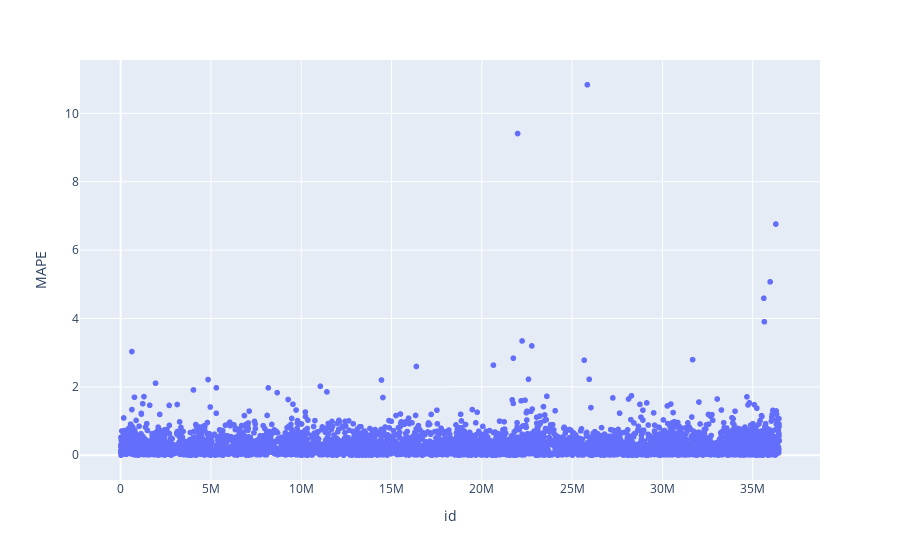

The notebook cell saved with this chart:
### Code cell
# dropando outlier que impossibilita a visualização (mape muito alto)
aux=df92.drop(df92[df92['id'] == 21304320].index, axis=0)

px.scatter(aux,x='id',y='MAPE',height=500)

### Figure 1 — Plotly figure (JSON) as saved in the notebook; plotly's stock layout.template omitted (floating-point values rounded to 4 significant figures; data arrays with more than 128 entries replaced by an {"elided": "..."} marker saying what was removed)
{"data": [{"hovertemplate": "id=%{x}<br>MAPE=%{y}<extra></extra>", "legendgroup": "", "marker": {"color": "#636efa", "symbol": "circle"}, "mode": "markers", "name": "", "showlegend": false, "type": "scattergl", "x": {"elided": "4889 int values"}, "xaxis": "x", "y": {"elided": "4889 float values"}, "yaxis": "y"}], "layout": {"autosize": true, "legend": {"tracegroupgap": 0}, "margin": {"t": 60}, "xaxis": {"anchor": "y", "autorange": true, "domain": [0, 1], "range": [-2163000.0, 38640000.0], "title": {"text": "id"}, "type": "linear"}, "yaxis": {"anchor": "x", "autorange": true, "domain": [0, 1], "range": [-0.839, 11.68], "title": {"text": "MAPE"}, "type": "linear"}}}
